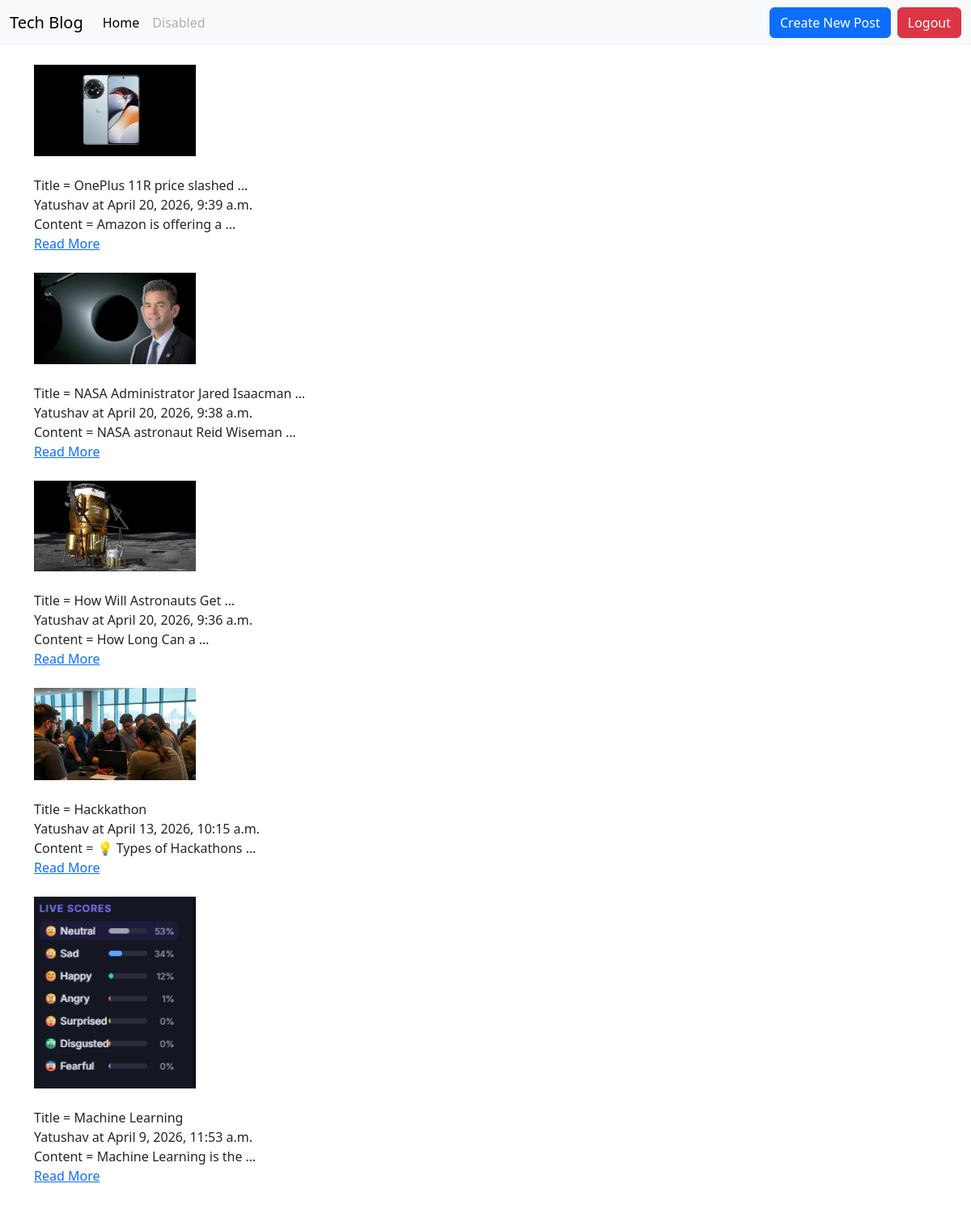
The app's page / (signed in) with its own data.
### blogapp/models.py (models this page shows, shortened)
class Post(models.Model):
    title = models.CharField(max_length=200)
    content = models.TextField()
    author = models.ForeignKey(User, on_delete=models.CASCADE)
    image = models.ImageField(upload_to='post_images/', blank=True, null=True)
    created_at = models.DateTimeField(auto_now_add=True)

### blogapp/views.py (the view)
# urls.py: 2. Add a URL to urlpatterns:  path('', views.home, name='home')
def home(request):
    if request.user.is_authenticated:
        if request.user.is_superuser:
            posts = Post.objects.all().order_by('-created_at')
        else:
            posts = Post.objects.filter(author=request.user).order_by('-created_at')
    else:
        posts = Post.objects.all().order_by('-created_at')
    return render(request, 'blogapp/home.html', {'posts': posts})

### blogapp/templates/blogapp/home.html
{% extends 'base.html' %}
{% block body %}
<div class="container mt-4">
    {% for post in posts %}
    {% if post.image %}
    <img src="{{ post.image.url }}" alt="Post Image" width="200"><br>
    <br>
    {% endif %}
    Title = {{post.title|truncatewords:4}}<br>
    {{post.author.username}} at {{post.created_at}}<br>
    Content = {{post.content|truncatewords:4}}<br>
    <a href="{% url 'post_detail' post.id %}">Read More</a><br>
    <br>
    {% endfor %}
</div>
{% endblock body %}

### records on screen
Post: image (picture), title "OnePlus 11R price slashed …", author.username "Yatushav", created_at "April 20, 2026, 9:39 a.m.", content "Amazon is offering a …"
Post: image (picture), title "NASA Administrator Jared Isaacman …", author.username "Yatushav", created_at "April 20, 2026, 9:38 a.m.", content "NASA astronaut Reid Wiseman …"
Post: image (picture), title "How Will Astronauts Get …", author.username "Yatushav", created_at "April 20, 2026, 9:36 a.m.", content "How Long Can a …"
Post: image (picture), title "Hackkathon", author.username "Yatushav", created_at "April 13, 2026, 10:15 a.m.", content "💡 Types of Hackathons …"
Post: image (picture), title "Machine Learning", author.username "Yatushav", created_at "April 9, 2026, 11:53 a.m.", content "Machine Learning is the …"
